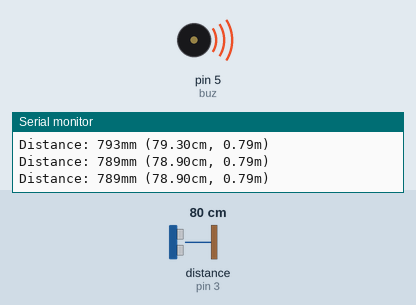
Recording of a sketch running on a simulated Arduino Uno, built with avr-gcc and run on an emulated ATmega328P. Parts: buzzer (waves = sounding), the last lines printed to the serial monitor. Wiring (inferred from the names in the program): ultrasonic range finder: trigger pin 2; echo pin 3. The inputs (shaded band) are chosen by the test bench; at power-on: distance to the obstacle (sensor on pin 3) 80 cm. The echo pulse lasts 58.3 µs per cm.

Above: at 1.3 s.
1.4 s: distance to the obstacle (sensor on pin 3) set to 98 cm
2.9 s: distance to the obstacle (sensor on pin 3) set to 106 cm
At 3.3 s:
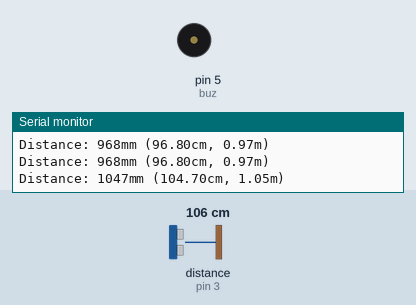
4.5 s: distance to the obstacle (sensor on pin 3) set to 2 cm
At 5.1 s:
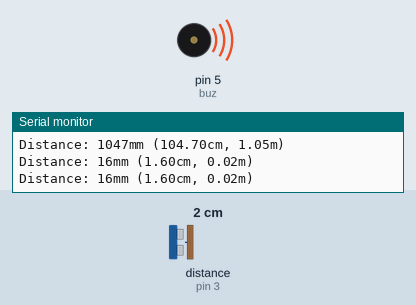
6.0 s: distance to the obstacle (sensor on pin 3) set to 120 cm
At 6.7 s:
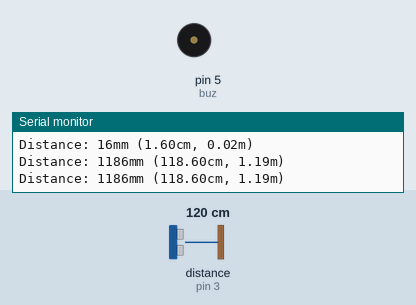
Timing chart, 0 to 8.5 s (numbered marks = the images above; inputs shaded):
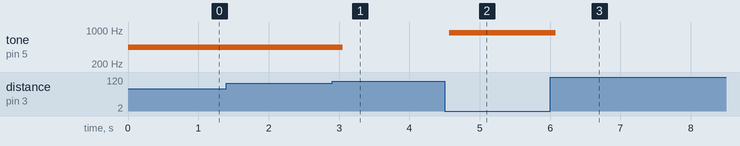

The sketch:

programe-sans-bibliotheque.ino
```cpp
/*
 * Code d'exemple pour un capteur à ultrasons HC-SR04.
 */

/* Constantes pour les broches */
const byte TRIGGER_PIN = 2; // Broche TRIGGER
const byte ECHO_PIN = 3;    // Broche ECHO
const byte buz = 5;
/* Constantes pour le timeout */
const unsigned long MEASURE_TIMEOUT = 25000UL; // 25ms = ~8m à 340m/s

/* Vitesse du son dans l'air en mm/us */
const float SOUND_SPEED = 340.0 / 1000;

int init2(int TRIGGER_PIN){

  /* 1. Lance une mesure de distance en envoyant une impulsion HIGH de 10µs sur la broche TRIGGER */
  digitalWrite(TRIGGER_PIN, HIGH);
  delayMicroseconds(10);
  digitalWrite(TRIGGER_PIN, LOW);
}
int mesureTemps (int ECHO_PIN,long MEASURE_TIMEOUT){
  long measure = pulseIn(ECHO_PIN, HIGH, MEASURE_TIMEOUT);
  return measure;
}
int calculDist (long measure, float SOUND_SPEED){
    float distance_mm = measure / 2.0 * SOUND_SPEED;
    return  distance_mm;
}
void afficher (int distance_mm) {
  Serial.print(F("Distance: "));
  Serial.print(distance_mm);
  Serial.print(F("mm ("));
  Serial.print(distance_mm / 10.0, 2);
  Serial.print(F("cm, "));
  Serial.print(distance_mm / 1000.0, 2);
  Serial.println(F("m)"));

}


/** Fonction setup() */
void setup() {

  /* Initialise le port série */
  Serial.begin(115200);

  /* Initialise les broches */
  pinMode(TRIGGER_PIN, OUTPUT);
  digitalWrite(TRIGGER_PIN, LOW); // La broche TRIGGER doit être à LOW au repos
  pinMode(ECHO_PIN, INPUT);
}

/** Fonction loop() */
void loop() {
  long measure;
  int distance_mm;
  init2(TRIGGER_PIN);

  /* 2. Mesure le temps entre l'envoi de l'impulsion ultrasonique et son écho (si il existe) */
   measure = mesureTemps (ECHO_PIN,MEASURE_TIMEOUT);


  /* 3. Calcul la distance à partir du temps mesuré */

    distance_mm =calculDist (measure,SOUND_SPEED);
  /* Affiche les résultats en mm, cm et m */
   afficher (distance_mm);
noTone(buz);
   if (distance_mm < 200) {
    tone(buz, 880);
  } else if (distance_mm >= 200 && distance_mm <= 1000) {
    tone(buz, 440);
  } else {
     noTone(buz); }
  /* Délai d'attente pour éviter d'afficher trop de résultats à la seconde */
  delay(500);
}
```

Measured:
- the behaviour switches between 101 and 102 cm on distance to the obstacle (sensor on pin 3) (found by bisection; images 0 and 1)
- after the input at 2.9 s, tone on pin 5 (buz): 440 Hz → silent after 0.15 s
- after the input at 4.5 s, tone on pin 5 (buz): silent → 880 Hz after 0.07 s
- after the input at 6.0 s, tone on pin 5 (buz): 880 Hz → silent after 0.08 s
